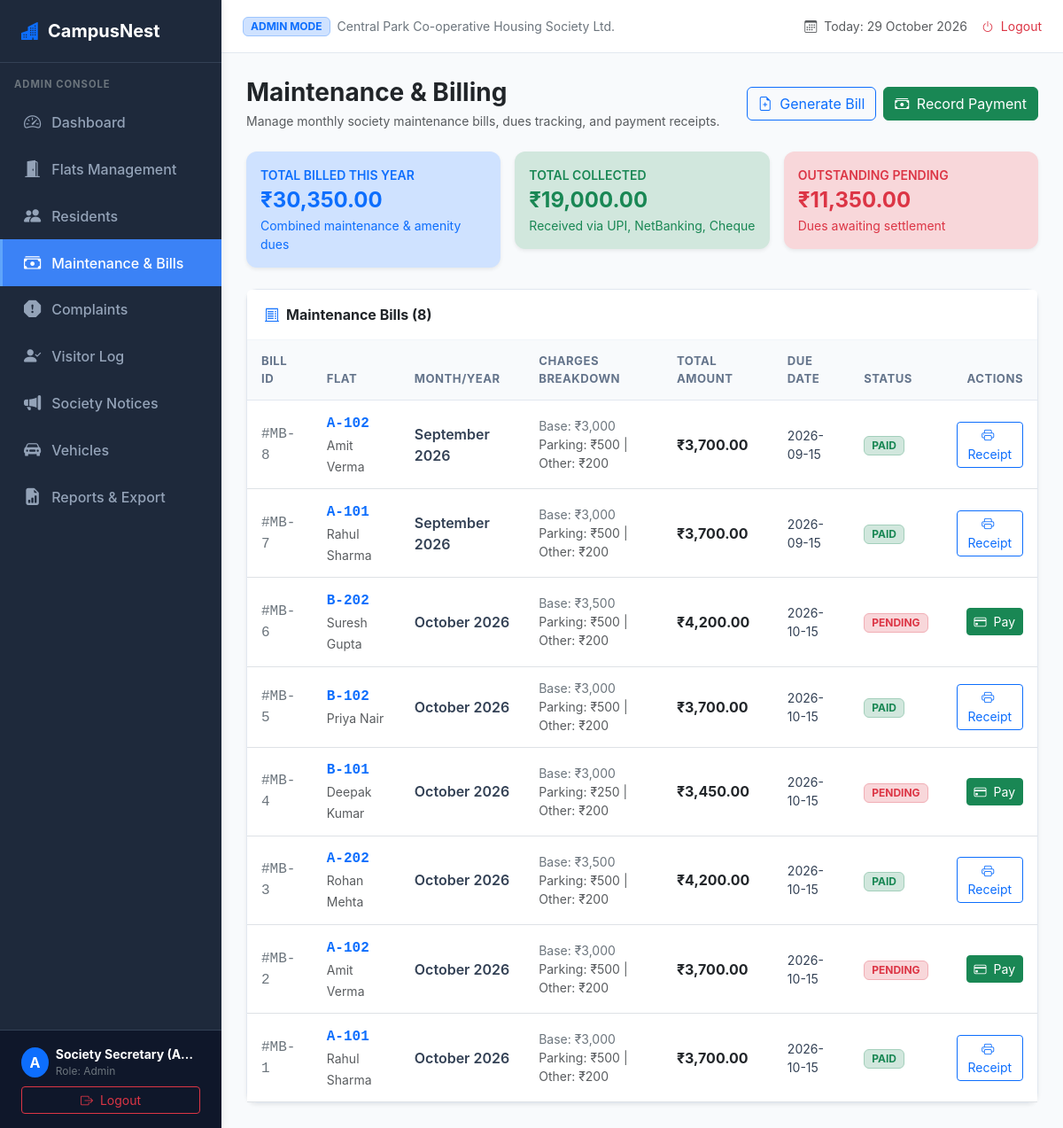
Screenshot of /admin/maintenance (signed in) with the database file from the repository.
### tables this page shows
CREATE TABLE payments (
        id INTEGER PRIMARY KEY AUTOINCREMENT,
        maintenance_id INTEGER NOT NULL,
        flat_id INTEGER NOT NULL,
        amount_paid REAL NOT NULL,
        payment_date TIMESTAMP DEFAULT CURRENT_TIMESTAMP,
        payment_mode TEXT DEFAULT 'UPI',
        reference_no TEXT,
        receipt_no TEXT NOT NULL UNIQUE,
        created_at TIMESTAMP DEFAULT CURRENT_TIMESTAMP,
        FOREIGN KEY (maintenance_id) REFERENCES maintenance(id) ON DELETE CASCADE,
        FOREIGN KEY (flat_id) REFERENCES flats(id) ON DELETE CASCADE
    );

CREATE TABLE maintenance (
        id INTEGER PRIMARY KEY AUTOINCREMENT,
        flat_id INTEGER NOT NULL,
        month_year TEXT NOT NULL,
        maintenance_amount REAL NOT NULL DEFAULT 3000.00,
        parking_amount REAL NOT NULL DEFAULT 500.00,
        other_amount REAL NOT NULL DEFAULT 200.00,
        total_amount REAL NOT NULL,
        status TEXT DEFAULT 'PENDING' CHECK(status IN ('PENDING', 'PARTIAL', 'PAID')),
        due_date DATE,
        created_at TIMESTAMP DEFAULT CURRENT_TIMESTAMP,
        FOREIGN KEY (flat_id) REFERENCES flats(id) ON DELETE CASCADE
    );

CREATE TABLE flats (
        id INTEGER PRIMARY KEY AUTOINCREMENT,
        flat_number TEXT NOT NULL UNIQUE,
        wing TEXT NOT NULL,
        floor INTEGER NOT NULL,
        flat_type TEXT DEFAULT '2BHK',
        owner_name TEXT NOT NULL,
        owner_phone TEXT NOT NULL,
        resident_name TEXT,
        resident_phone TEXT,
        status TEXT DEFAULT 'Vacant' CHECK(status IN ('Occupied', 'Vacant')),
        created_at TIMESTAMP DEFAULT CURRENT_TIMESTAMP
    );

### app.py (the view)
@app.route('/admin/maintenance')
@role_required('admin')
def maintenance():
    maint_list = query_db('''
        SELECT m.*, f.flat_number, f.owner_name, p.id as payment_id
        FROM maintenance m
        JOIN flats f ON m.flat_id = f.id
        LEFT JOIN payments p ON m.id = p.maintenance_id
        ORDER BY m.id DESC
    ''')
    occupied_flats = query_db("SELECT id, flat_number, owner_name FROM flats WHERE status = 'Occupied' ORDER BY flat_number ASC")
    total_billed = query_db("SELECT SUM(total_amount) as total FROM maintenance", one=True)['total'] or 0.0
    total_paid = query_db("SELECT SUM(amount_paid) as total FROM payments", one=True)['total'] or 0.0
    total_pending = query_db("SELECT SUM(total_amount) as total FROM maintenance WHERE status = 'PENDING'", one=True)['total'] or 0.0
    return render_template('maintenance.html',
                           active_page='maintenance',
                           maintenance_list=maint_list,
                           flats=occupied_flats,
                           total_billed=total_billed,
                           total_paid=total_paid,
                           total_pending=total_pending)

### app.py (called while the page is built, shortened)
@app.context_processor
def inject_globals():
    return {
        'current_date': date.today().strftime('%d %B %Y')
    }

def role_required(*allowed_roles):
    def decorator(f):
        @wraps(f)
        def decorated_function(*args, **kwargs):
            if not session.get('user_id'):
                flash('Please log in first.', 'warning')
                return redirect(url_for('login'))
            return f(*args, **kwargs)
        return decorated_function
    return decorator

### db.py (called while the page is built)
def get_connection():
    os.makedirs(os.path.dirname(DB_FILE), exist_ok=True)
    conn = sqlite3.connect(DB_FILE, timeout=10)
    conn.row_factory = sqlite3.Row
    conn.execute("PRAGMA foreign_keys = ON;")
    return conn

def query_db(query, args=(), one=False):
    conn = get_connection()
    try:
        cur = conn.cursor()
        cur.execute(query, args)
        rv = cur.fetchall()
        cur.close()
        res = [dict(row) for row in rv]
        return (res[0] if res else None) if one else res
    finally:
        conn.close()

### templates/maintenance.html (shortened to what this page needs)
{% extends "base.html" %}
{% block content %}
<div class="d-flex justify-content-between align-items-center mb-4">
    <div>
        <h3 class="fw-bold text-dark mb-1">Maintenance & Billing</h3>
        <p class="text-muted small mb-0">Manage monthly society maintenance bills, dues tracking, and payment receipts.</p>
    </div>
    <div class="d-flex gap-2">
        <button type="button" class="btn btn-outline-primary" data-bs-toggle="modal" data-bs-target="#generateBillModal">
            <i class="bi bi-file-earmark-plus me-1"></i> Generate Bill
        </button>
        <button type="button" class="btn btn-success" data-bs-toggle="modal" data-bs-target="#recordPaymentModal">
            <i class="bi bi-cash-stack me-1"></i> Record Payment
        </button>
    </div>
</div>
<div class="row g-3 mb-4">
    <div class="col-md-4">
        <div class="card p-3 border-0 shadow-sm bg-primary-subtle text-primary">
            <span class="small fw-semibold text-uppercase">Total Billed This Year</span>
            <h4 class="fw-bold my-1">₹{{ "{:,.2f}".format(total_billed) }}</h4>
            <div class="small">Combined maintenance & amenity dues</div>
        </div>
    </div>
    <div class="col-md-4">
        <div class="card p-3 border-0 shadow-sm bg-success-subtle text-success">
            <span class="small fw-semibold text-uppercase">Total Collected</span>
            <h4 class="fw-bold my-1">₹{{ "{:,.2f}".format(total_paid) }}</h4>
            <div class="small">Received via UPI, NetBanking, Cheque</div>
        </div>
    </div>
    <div class="col-md-4">
        <div class="card p-3 border-0 shadow-sm bg-danger-subtle text-danger">
            <span class="small fw-semibold text-uppercase">Outstanding Pending</span>
            <h4 class="fw-bold my-1">₹{{ "{:,.2f}".format(total_pending) }}</h4>
            <div class="small">Dues awaiting settlement</div>
        </div>
    </div>
</div>
<div class="card shadow-sm">
    <div class="card-header bg-white py-3 d-flex justify-content-between align-items-center">
        <span class="fw-bold text-dark"><i class="bi bi-receipt-cutoff text-primary me-2"></i>Maintenance Bills ({{ maintenance_list|length }})</span>
    </div>
    <div class="card-body p-0">
        <div class="table-responsive">
            <table class="table table-hover align-middle mb-0">
                <thead class="table-light">
                    <tr>
                        <th>Bill ID</th>
                        <th>Flat</th>
                        <th>Month/Year</th>
                        <th>Charges Breakdown</th>
                        <th>Total Amount</th>
                        <th>Due Date</th>
                        <th>Status</th>
                        <th class="text-end">Actions</th>
                    </tr>
                </thead>
                <tbody>
                    {% for m in maintenance_list %}
                    <tr>
                        <td class="font-monospace text-secondary">#MB-{{ m.id }}</td>
                        <td>
                            <div class="fw-bold text-primary font-monospace">{{ m.flat_number }}</div>
                            <small class="text-muted">{{ m.owner_name }}</small>
                        </td>
                        <td class="fw-semibold">{{ m.month_year }}</td>
                        <td>
                            <small class="d-block text-secondary">Base: ₹{{ "{:,.0f}".format(m.maintenance_amount) }}</small>
                            <small class="d-block text-muted">Parking: ₹{{ "{:,.0f}".format(m.parking_amount) }} | Other: ₹{{ "{:,.0f}".format(m.other_amount) }}</small>
                        </td>
                        <td class="fw-bold text-dark fs-6">₹{{ "{:,.2f}".format(m.total_amount) }}</td>
                        <td class="small">{{ m.due_date or '—' }}</td>
                        <td>
                            {% if m.status == 'PAID' %}
                                <span class="badge bg-success-subtle text-success border border-success-subtle px-2 py-1">PAID</span>
                            {% elif m.status == 'PARTIAL' %}
                                <span class="badge bg-warning-subtle text-warning border border-warning-subtle px-2 py-1">PARTIAL</span>
                            {% else %}
                                <span class="badge bg-danger-subtle text-danger border border-danger-subtle px-2 py-1">PENDING</span>
                            {% endif %}
                        </td>
                        <td class="text-end">
                            {% if m.status != 'PAID' %}
                                <button type="button" class="btn btn-sm btn-success py-1 px-2" onclick="openPaymentModal({{ m.id }}, {{ m.flat_id }}, '{{ m.flat_number }}', {{ m.total_amount }})">
                                    <i class="bi bi-credit-card me-1"></i> Pay
                                </button>
                            {% else %}
                                {% if m.payment_id %}
                                    <a href="{{ url_for('view_receipt', payment_id=m.payment_id) }}" class="btn btn-sm btn-outline-primary py-1 px-2" target="_blank">
                                        <i class="bi bi-printer me-1"></i> Receipt
                                    </a>
                                {% else %}
                                    <span class="badge bg-light text-muted border">Settled</span>
                                {% endif %}
                            {% endif %}
                        </td>
                    </tr>
                    {% else %}
                    <tr>
                        <td colspan="8" class="text-center py-4 text-muted">No maintenance records found.</td>
                    </tr>
                    {% endfor %}
                </tbody>
            </table>
        </div>
    </div>
</div>
{% endblock %}

### static/css/style.css (style rules this page uses)
:root { --primary-color: #2563eb; --primary-hover: #1d4ed8; --secondary-color: #475569; --success-color: #10b981; --warning-color: #f59e0b; --danger-color: #ef4444; --sidebar-width: 250px; --header-height: 60px; --bg-light: #f8fafc; --card-shadow: 0 4px 6px -1px rgba(0, 0, 0, 0.05), 0 2px 4px -2px rgba(0, 0, 0, 0.05); }
body { font-family: -apple-system, BlinkMacSystemFont, "Segoe UI", Roboto, "Helvetica Neue", Arial, sans-serif; background-color: var(--bg-light); color: #1e293b; min-height: 100vh; }
.card { border: 1px solid #e2e8f0; border-radius: 12px; box-shadow: var(--card-shadow); background-color: #fff; }
.card-header { background-color: #fff; border-bottom: 1px solid #f1f5f9; font-weight: 600; padding: 1rem 1.25rem; }
.table { vertical-align: middle; margin-bottom: 0; }
.table th { font-size: 0.82rem; font-weight: 700; text-transform: uppercase; letter-spacing: 0.5px; color: #64748b; background-color: #f8fafc; border-bottom: 1px solid #e2e8f0; padding: 0.85rem 1rem; }
.table td { padding: 0.85rem 1rem; color: #334155; }

### rows the page displays
payments: id "8", flat_number "A-102", owner_name "Amit Verma", month_year "September 2026", due_date "2026-09-15", shows "PAID"
maintenance: maintenance_amount "3,000", parking_amount "500", other_amount "200", total_amount "3,700.00"
payments: id "7", flat_number "A-101", owner_name "Rahul Sharma", month_year "September 2026", due_date "2026-09-15", shows "PAID"
maintenance: maintenance_amount "3,000", parking_amount "500", other_amount "200", total_amount "3,700.00"
maintenance: id "6", flat_number "B-202", owner_name "Suresh Gupta", month_year "October 2026", maintenance_amount "3,500", parking_amount "500", other_amount "200", total_amount "4,200.00", due_date "2026-10-15", status "PENDING"
payments: id "5", flat_number "B-102", owner_name "Priya Nair", month_year "October 2026", due_date "2026-10-15", shows "PAID"
maintenance: maintenance_amount "3,000", parking_amount "500", other_amount "200", total_amount "3,700.00"
maintenance: id "4", flat_number "B-101", owner_name "Deepak Kumar", month_year "October 2026", maintenance_amount "3,000", parking_amount "250", other_amount "200", total_amount "3,450.00", due_date "2026-10-15", status "PENDING"
payments: id "3", flat_number "A-202", owner_name "Rohan Mehta", month_year "October 2026", due_date "2026-10-15", shows "PAID"
maintenance: maintenance_amount "3,500", parking_amount "500", other_amount "200", total_amount "4,200.00"
maintenance: id "2", flat_number "A-102", owner_name "Amit Verma", month_year "October 2026", maintenance_amount "3,000", parking_amount "500", other_amount "200", total_amount "3,700.00", due_date "2026-10-15", status "PENDING"
payments: id "1", flat_number "A-101", owner_name "Rahul Sharma", month_year "October 2026", due_date "2026-10-15", shows "PAID"
maintenance: maintenance_amount "3,000", parking_amount "500", other_amount "200", total_amount "3,700.00"

### other values shown
{{ session.get('username')[0]|upper }} "A"
{{ session.get('full_name') }} "Society Secretary (A…"
{{ session.get('role') }} "Admin"
{{ session.get('role') }} "ADMIN"
{{ "{:,.2f}".format(total_billed) }} "30,350.00"
{{ "{:,.2f}".format(total_paid) }} "19,000.00"
{{ "{:,.2f}".format(total_pending) }} "11,350.00"
{{ maintenance_list|length }} "8"
